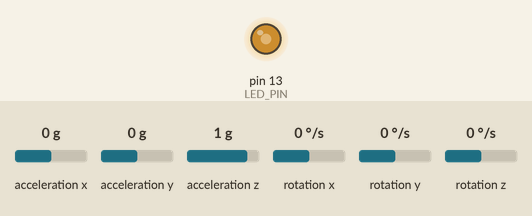
Simulated run of this sketch. Board: Arduino Uno, built with avr-gcc and run on an emulated ATmega328P. Parts: output pins drawn as LEDs (lit = HIGH). Inputs (shaded band) come from the test bench; at power-on: acceleration x 0 g, acceleration y 0 g, acceleration z 1 g, rotation x 0 °/s, rotation y 0 °/s, rotation z 0 °/s. What the sketch prints to the serial monitor is not drawn.

Above: at 0.84 s.
1.3 s: acceleration x set to 0.5 g
4.3 s: acceleration x set to 0.8 g
7.3 s: acceleration y set to -1.4 g
10.3 s: acceleration z set to 0 g
13.3 s: rotation x set to -192 °/s
Timing chart, 0 to 17.3 s (numbered marks = the images above; inputs shaded):
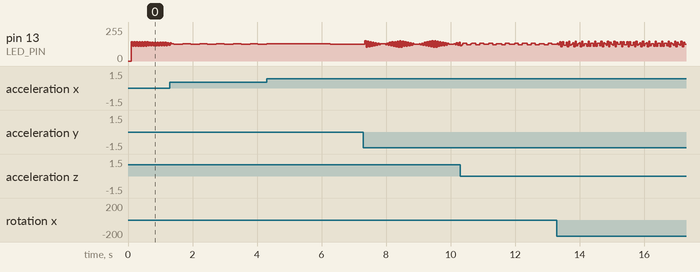

The sketch:

angularVelocity_JeffRow_.ino.ino
```cpp
// I2C device class (I2Cdev) demonstration Arduino sketch for MPU6050 class
// 10/7/2011 by Jeff Rowberg <jeff@rowberg.net>
// Updates should (hopefully) always be available at https://github.com/jrowberg/i2cdevlib
//
// Changelog:
//      2013-05-08 - added multiple output formats
//                 - added seamless Fastwire support
//      2011-10-07 - initial release

/* ============================================
I2Cdev device library code is placed under the MIT license
Copyright (c) 2011 Jeff Rowberg

Permission is hereby granted, free of charge, to any person obtaining a copy
of this software and associated documentation files (the "Software"), to deal
in the Software without restriction, including without limitation the rights
to use, copy, modify, merge, publish, distribute, sublicense, and/or sell
copies of the Software, and to permit persons to whom the Software is
furnished to do so, subject to the following conditions:

The above copyright notice and this permission notice shall be included in
all copies or substantial portions of the Software.

THE SOFTWARE IS PROVIDED "AS IS", WITHOUT WARRANTY OF ANY KIND, EXPRESS OR
IMPLIED, INCLUDING BUT NOT LIMITED TO THE WARRANTIES OF MERCHANTABILITY,
FITNESS FOR A PARTICULAR PURPOSE AND NONINFRINGEMENT. IN NO EVENT SHALL THE
AUTHORS OR COPYRIGHT HOLDERS BE LIABLE FOR ANY CLAIM, DAMAGES OR OTHER
LIABILITY, WHETHER IN AN ACTION OF CONTRACT, TORT OR OTHERWISE, ARISING FROM,
OUT OF OR IN CONNECTION WITH THE SOFTWARE OR THE USE OR OTHER DEALINGS IN
THE SOFTWARE.
===============================================
*/

// I2Cdev and MPU6050 must be installed as libraries, or else the .cpp/.h files
// for both classes must be in the include path of your project
#include "I2Cdev.h"
#include "MPU6050.h"

// Arduino Wire library is required if I2Cdev I2CDEV_ARDUINO_WIRE implementation
// is used in I2Cdev.h
#if I2CDEV_IMPLEMENTATION == I2CDEV_ARDUINO_WIRE
    #include "Wire.h"
#endif

// class default I2C address is 0x68
// specific I2C addresses may be passed as a parameter here
// AD0 low = 0x68 (default for InvenSense evaluation board)
// AD0 high = 0x69
MPU6050 mpu;
//MPU6050 mpu(0x69); // <-- use for AD0 high

int16_t ax, ay, az;
int16_t gx, gy, gz;


// uncomment "OUTPUT_READABLE_mpu" if you want to see a tab-separated
// list of the accel X/Y/Z and then gyro X/Y/Z values in decimal. Easy to read,
// not so easy to parse, and slow(er) over UART.
#define OUTPUT_READABLE_mpu

// uncomment "OUTPUT_BINARY_mpu" to send all 6 axes of data as 16-bit
// binary, one right after the other. This is very fast (as fast as possible
// without compression or data loss), and easy to parse, but impossible to read
// for a human.
//#define OUTPUT_BINARY_mpu


#define LED_PIN 13
bool blinkState = false;

void setup() {
    // join I2C bus (I2Cdev library doesn't do this automatically)
    #if I2CDEV_IMPLEMENTATION == I2CDEV_ARDUINO_WIRE
        Wire.begin();
    #elif I2CDEV_IMPLEMENTATION == I2CDEV_BUILTIN_FASTWIRE
        Fastwire::setup(400, true);
    #endif

    // initialize serial communication
    // (38400 chosen because it works as well at 8MHz as it does at 16MHz, but
    // it's really up to you depending on your project)
    Serial.begin(38400);

    // initialize device
    Serial.println("Initializing I2C devices...");
    mpu.initialize();

    // verify connection
    Serial.println("Testing device connections...");
    Serial.println(mpu.testConnection() ? "MPU6050 connection successful" : "MPU6050 connection failed");

    // use the code below to change accel/gyro offset values

    Serial.println("Updating internal sensor offsets...");
    // -76	-2359	1688	0	0	0
    Serial.print(mpu.getXAccelOffset()); Serial.print("\t"); // -76
    Serial.print(mpu.getYAccelOffset()); Serial.print("\t"); // -2359
    Serial.print(mpu.getZAccelOffset()); Serial.print("\t"); // 1688
    Serial.print(mpu.getXGyroOffset()); Serial.print("\t"); // 0
    Serial.print(mpu.getYGyroOffset()); Serial.print("\t"); // 0
    Serial.print(mpu.getZGyroOffset()); Serial.print("\t"); // 0
    Serial.print("\n");
    mpu.setXGyroOffset(29);
    mpu.setYGyroOffset(-15);
    mpu.setZGyroOffset(31);
    Serial.print(mpu.getXAccelOffset()); Serial.print("\t"); // -76
    Serial.print(mpu.getYAccelOffset()); Serial.print("\t"); // -2359
    Serial.print(mpu.getZAccelOffset()); Serial.print("\t"); // 1688
    Serial.print(mpu.getXGyroOffset()); Serial.print("\t"); // 0
    Serial.print(mpu.getYGyroOffset()); Serial.print("\t"); // 0
    Serial.print(mpu.getZGyroOffset()); Serial.print("\t"); // 0
    Serial.print("\n");


    // configure Arduino LED for
    pinMode(LED_PIN, OUTPUT);
}

void loop() {
    // read raw accel/gyro measurements from device
    mpu.getMotion6(&ax, &ay, &az, &gx, &gy, &gz);

    // these methods (and a few others) are also available
    //mpu.getAcceleration(&ax, &ay, &az);
    //mpu.getRotation(&gx, &gy, &gz);

    #ifdef OUTPUT_READABLE_mpu
        // display tab-separated accel/gyro x/y/z values
        Serial.print("a/g:\t");
        Serial.print(ax); Serial.print("\t");
        Serial.print(ay); Serial.print("\t");
        Serial.print(az); Serial.print("\t");
        Serial.print(gx); Serial.print("\t");
        Serial.print(gy); Serial.print("\t");
        Serial.println(gz);
    #endif

    #ifdef OUTPUT_BINARY_mpu
        Serial.write((uint8_t)(ax >> 8)); Serial.write((uint8_t)(ax & 0xFF));
        Serial.write((uint8_t)(ay >> 8)); Serial.write((uint8_t)(ay & 0xFF));
        Serial.write((uint8_t)(az >> 8)); Serial.write((uint8_t)(az & 0xFF));
        Serial.write((uint8_t)(gx >> 8)); Serial.write((uint8_t)(gx & 0xFF));
        Serial.write((uint8_t)(gy >> 8)); Serial.write((uint8_t)(gy & 0xFF));
        Serial.write((uint8_t)(gz >> 8)); Serial.write((uint8_t)(gz & 0xFF));
    #endif

    // blink LED to indicate activity
    blinkState = !blinkState;
    digitalWrite(LED_PIN, blinkState);
}
```
